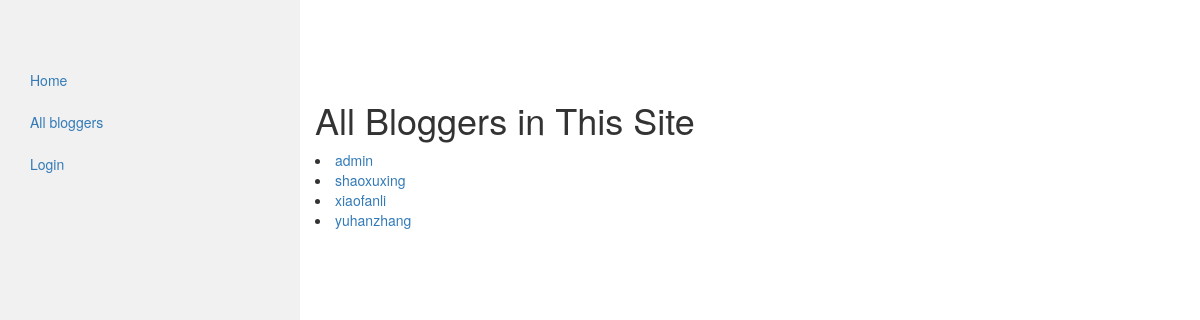
The page /blogger/ on the database as committed earlier.
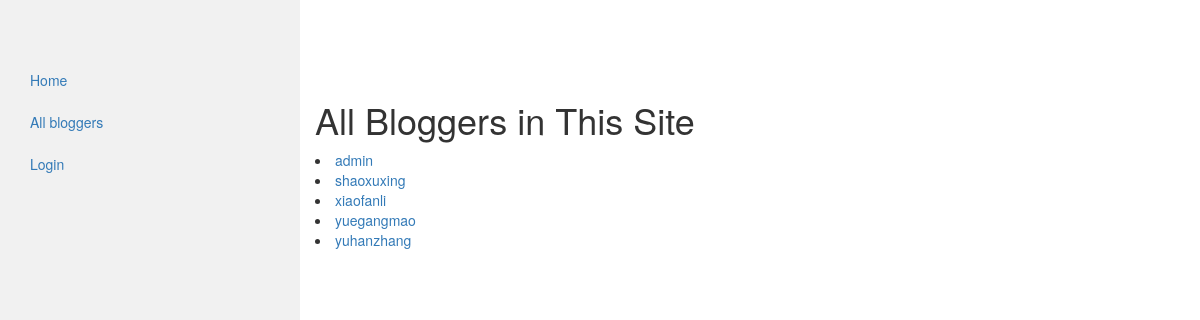
The same page on the database as committed later.
### my_auth/models.py (models this page shows)
class User(auth_models.AbstractUser):
    email = models.EmailField(_('email address'), unique=True)

### blog/views.py (the view)
# urls.py: url(r'^blogger/$', views.UserList.as_view(), name='blogger'),
class UserList(MyPaginatedBlogListView):
    model = User
    template_name = 'blog/blogger_list.html'
    context_object_name = 'blogger_list'
    def get_queryset(self):
        return User.objects.all().order_by('username')

### blog/utils.py (called while the page is built, shortened)
def my_paginator_style(paginator, page, context, pages_num_2b_shown):
    context['multiple_page_series_to_show'] = 0
    return context

### blog/views.py (called while the page is built)
    def get_context_data(self, **kwargs):
        context = super(ListView, self).get_context_data(**kwargs)
        queryset = self.get_queryset()
        paginator, page, queryset, is_paginated = self.paginate_queryset(queryset, self.get_paginate_by(queryset))
        context = my_paginator_style(paginator, page, context, pages_num_2b_shown=5)
        return context

### blog/templates/blog/blogger_list.html (shortened to what this page needs)
<!DOCTYPE html>
<html lang="en">
{% extends 'blog/base.html' %}
{% load blog_tag %}
{% block content %}
<h1>All Bloggers in This Site</h1>
{% if blogger_list %}
    {% for blogger in blogger_list %}
        <li><a href="">{{ blogger.username }}</a></li>
    {% endfor %}
{% else %}
    <p>No bloggers are found</p>
{% endif %}
{% include "blog/pagination.html" %}
{% endblock %}

Rows that differ between the two databases and show on the page:
added User: username "yuegangmao"
